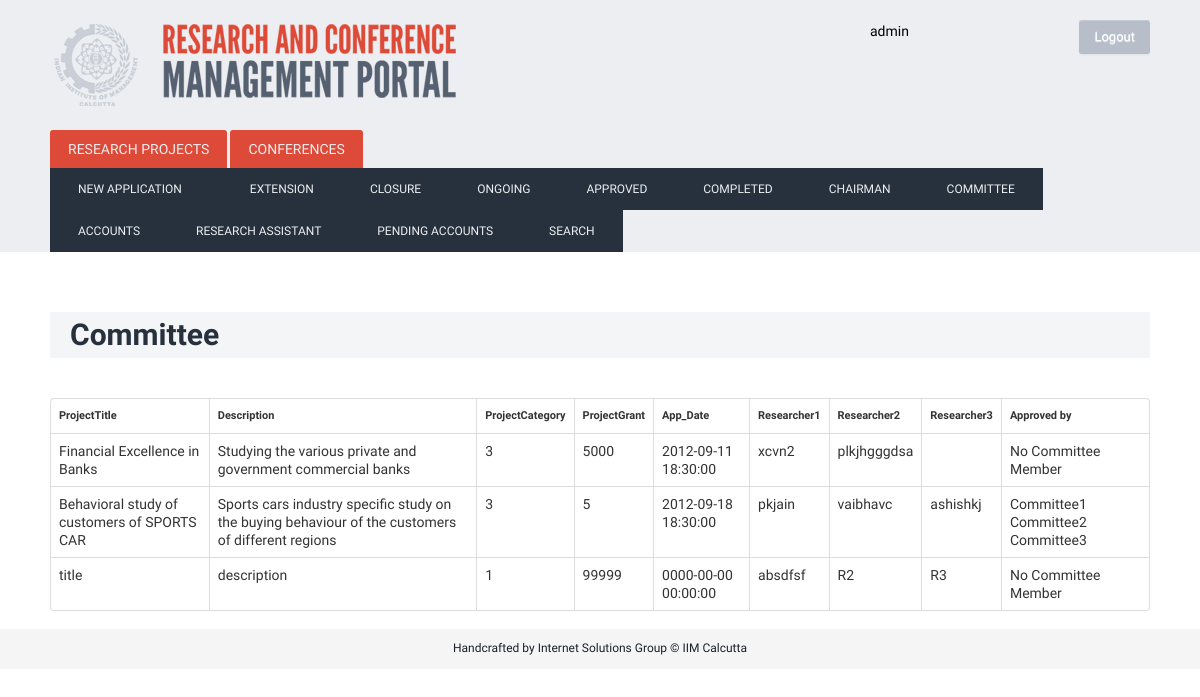
Screenshot of /index.php/app_committee (signed in) with the database file from the repository.
### tables this page shows
CREATE TABLE IF NOT EXISTS `project` (
  `ProjectTitle` varchar(400) NOT NULL,
  `WorkOrderId` varchar(1000) NOT NULL,
  `ProjectId` bigint(200) NOT NULL AUTO_INCREMENT,
  `Description` varchar(2000) NOT NULL,
  `App_Date` timestamp NOT NULL DEFAULT CURRENT_TIMESTAMP COMMENT 'The  date of application of the project',
  `Start_Date` date NOT NULL,
  `End_Date` date NOT NULL,
  `Researcher1` varchar(80) NOT NULL,
  `Researcher2` varchar(80) NOT NULL,
  `Researcher3` varchar(80) NOT NULL,
  `ProjectCategory` varchar(30) NOT NULL,
  `ProjectGrant` int(11) NOT NULL,
  `PStatus` varchar(50) NOT NULL,
  `Deliverables` varchar(500) NOT NULL,
  `cases` int(11) NOT NULL DEFAULT '0',
  `journals` int(11) NOT NULL DEFAULT '0',
  `chapters` int(11) NOT NULL DEFAULT '0',
  `conference` int(11) NOT NULL DEFAULT '0',
  `paper` int(11) NOT NULL DEFAULT '0',
  `books` int(11) NOT NULL DEFAULT '0',
  `comm_approval` int(11) NOT NULL DEFAULT '0',
  `ResearchAssistanceBudget` int(11) NOT NULL,
  `RCEBudget` int(11) NOT NULL,
  `InvestigatorsBudget` int(11) NOT NULL,
  `TravelAccoBudget` int(11) NOT NULL,
  `CommunicationBudget` int(11) NOT NULL,
  `ITCostsBudget` int(11) NOT NULL,
  `DisseminationBudget` int(11) NOT NULL,
  `ContingencyBudget` int(11) NOT NULL,
  PRIMARY KEY (`ProjectId`),
  UNIQUE KEY `ProjectId` (`ProjectId`),
  UNIQUE KEY `ProjectId_2` (`ProjectId`)
);

### index.php (called while the page is built, shortened)
<?php
require_once BASEPATH.'core/CodeIgniter.php';

### application/models/project_model.php (called while the page is built, shortened)
<?PHP
class Project_model extends CI_Model {
	function project_stage($stage)
		{
		$queryStr='SELECT * FROM project WHERE PStatus = "app_'.$stage.'";';
		$query = $this->db->query($queryStr);
		return $query;
		}
}
?>

### application/controllers/app_committee.php (the view, shortened to what this page needs)
<?PHP
class App_committee extends CI_Controller {
	function index()
		{
			$data['myClass']=$this;
			$data['action']=0;
			if($_SESSION['usertype']==1){
				$this->load->view('layout',$data);
			}
			 elseif($_SESSION['usertype']==3){
				$this->load->view('layoutChairman',$data);
			}
			else{
			header("location:login");
			}
		}
	function load_php()
				{
				$this->load->model('project_model');
				echo '<h1>Committee </h1>';
				if($_SESSION['usertype']==3)
				{
					$data['query']= $this->project_model->getCommProjects();
					echo'
						<FORM METHOD=POST ACTION="ShowProject">
						<table class="table table-bordered">
						<TR><TD><h4>ProjectTitle</h4></TD><TD><h4>Description</h4></TD><TD><h4>ProjectCategory</h4></TD><TD><h4>ProjectGrant</h4></TD><TD><h4>App_Date</h4></TD><TD><h4>Researcher1</h4></TD><TD><h4>Researcher2</h4></TD><TD><h4>Researcher3</h4></td><TD><h4>Approved By</h4></TD><TD><h4>Select</h4></TD></tr>
						<tbody>';
						$flag=0;
					 foreach($data['query'] as $row)
					 {
						 echo '<TR><TD>';
						 print $row->ProjectTitle;
						 echo '</TD><TD>';
						 print $row->Description;
						 echo '</TD><TD>';
						 print $row->ProjectCategory;
						 echo '</TD><TD>';
						 print $row->ProjectGrant;
						 echo '</TD><TD>';
						 print $row->App_Date;
						 echo '</TD><TD>';
						 print $row->Researcher1;
						 echo '</TD><TD>';
						 print $row->Researcher2;
						 echo '</TD><TD>';
						 print $row->Researcher3;
						 echo '</TD><TD>';
						 $commStr= '';
							if($row->comm_approval == 0){
							$commStr = $commStr."No Committee Member ";
							}
							if($row->comm_approval == 2 || $row->comm_approval == 5 || $row->comm_approval == 6 || $row->comm_approval == 9){
							$commStr = $commStr."Committee1 ";
							}
							if($row->comm_approval == 3 || $row->comm_approval == 5 || $row->comm_approval == 7 || $row->comm_approval == 9){
							$commStr = $commStr."Committee2 ";
							}
							if($row->comm_approval == 4 || $row->comm_approval == 6 || $row->comm_approval == 7 || $row->comm_approval == 9){
							$commStr = $commStr."Committee3";
							}
						 print $commStr;
						 echo '</td><TD><INPUT TYPE="RADIO" NAME="Choice1" VALUE="'.$row->ProjectId.'"></TD></TR>';
						$flag++;
					}
					if($flag==0){
					echo '<h4>No applications pending with committee</h4> <br > </tbody> </TABLE>';
					}
					else
					{
					echo '</tbody>
					</TABLE>
					<INPUT TYPE=SUBMIT value="VIEW">
					</FORM>';
					}
				}
				else if($_SESSION['usertype']==1){
					$stage='comm';
					$Query= $this->project_model->project_stage($stage);
					echo'
						<table class="table table-bordered">
						<TR><TD><h4>ProjectTitle</h4></TD><TD><h4>Description</h4></TD><TD><h4>ProjectCategory</h4></TD><TD><h4>ProjectGrant</h4></TD><TD><h4>App_Date</h4></TD><TD><h4>Researcher1</h4></TD><TD><h4>Researcher2</h4></TD><TD><h4>Researcher3</h4></td><TD><h4>Approved by </h4></td></tr>
						<tbody>';
						$flag=0;
					foreach($Query->result() as $row)
					{
						 echo '<TR><TD>';
						 print $row->ProjectTitle;
						 echo '</TD><TD>';
						 print $row->Description;
						 echo '</TD><TD>';
						 print $row->ProjectCategory;
						 echo '</TD><TD>';
						 print $row->ProjectGrant;
						 echo '</TD><TD>';
						 print $row->App_Date;
						 echo '</TD><TD>';
						 print $row->Researcher1;
						 echo '</TD><TD>';
						 print $row->Researcher2;
						 echo '</TD><TD>';
						 print $row->Researcher3;
						 echo '</TD><TD>';
						 $commStr= '';
							if($row->comm_approval == 0){
							$commStr = $commStr."No Committee Member ";
							}
							if($row->comm_approval == 2 || $row->comm_approval == 5 || $row->comm_approval == 6 || $row->comm_approval == 9){
							$commStr = $commStr."Committee1 ";
							}
							if($row->comm_approval == 3 || $row->comm_approval == 5 || $row->comm_approval == 7 || $row->comm_approval == 9){
							$commStr = $commStr."Committee2 ";
							}
							if($row->comm_approval == 4 || $row->comm_approval == 6 || $row->comm_approval == 7 || $row->comm_approval == 9){
							$commStr = $commStr."Committee3";
							}
						 print $commStr;
						 echo '</TD></TR>';
						 $flag++;
					 }
					if($flag==0){
					echo '<h4>No applications pending with committee</h4> <br > </tbody> </TABLE>';
					}
					else
					{
					echo '</tbody>
					</TABLE>';
					}
				}
				}
	}
?>

### static/css/custom.css (style rules this page uses)
html, body { height: 100%; }
body { background: url('/static/img/denim.png'); font-family: 'Droid Sans', sans-serif; font-weight: normal; font-size: 14px; line-height: 1.6; }
h4 { font-size: 11px; }
h1 { color: #27313D; margin-top: 60px; margin-bottom: 40px; font-weight: bold; background: #F4F5F6; padding: 5px 20px; }

### rows the page displays
project: ProjectTitle "Financial Excellence in Banks", Description "Studying the various private and government commercial banks", ProjectCategory "3", ProjectGrant "5000", App_Date "2012-09-11 18:30:00", Researcher1 "xcvn2", Researcher2 "plkjhgggdsa", commStr "No Committee Member"
project: ProjectTitle "Behavioral study of customers of SPORTS CAR", Description "Sports cars industry specific study on the buying behaviour of the customers of different regions", ProjectCategory "3", ProjectGrant "5", App_Date "2012-09-18 18:30:00", Researcher1 "pkjain", Researcher2 "vaibhavc", Researcher3 "ashishkj", commStr "Committee1 Committee2 Committee3"
project: ProjectTitle "title", Description "description", ProjectCategory "1", ProjectGrant "99999", App_Date "0000-00-00 00:00:00", Researcher1 "absdfsf", Researcher2 "R2", Researcher3 "R3", commStr "No Committee Member"

### other values shown
$name "admin"
